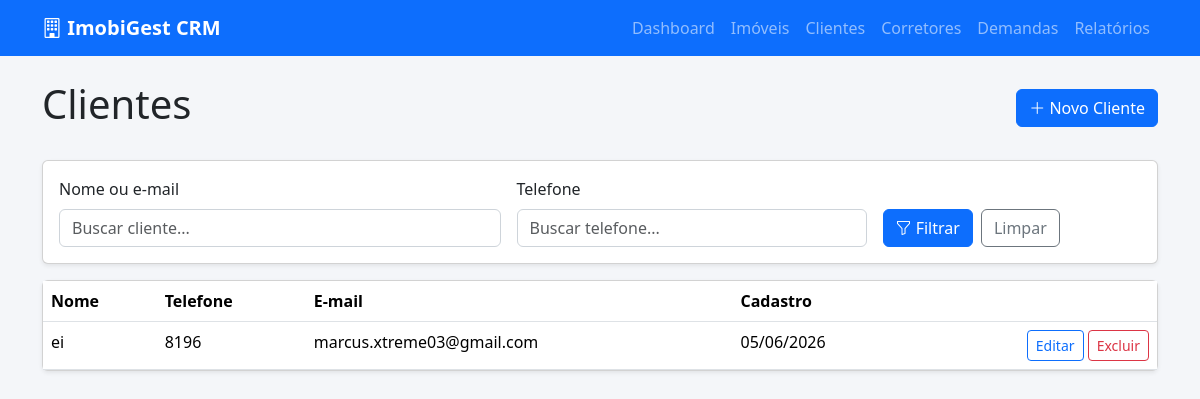
/clientes/, run on the app's committed database.
### apps/imoveis/models.py (models this page shows, shortened)
class Cliente(models.Model):
    nome = models.CharField(max_length=150)
    telefone = models.CharField(max_length=20)
    email = models.EmailField(blank=True, null=True)
    observacao = models.TextField(blank=True, null=True)
    criado_em = models.DateTimeField(auto_now_add=True)

### apps/clientes/views.py (the view)
# urls.py: path('', ClienteListView.as_view(), name='list'),
class ClienteListView(ListView):
    model = Cliente
    template_name = 'clientes/list.html'
    context_object_name = 'clientes'
    paginate_by = 10
    def get_queryset(self):
        qs = Cliente.objects.all()
        params = self.request.GET
        if q := params.get('q', '').strip():
            qs = qs.filter(
                Q(nome__icontains=q) | Q(email__icontains=q)
            )
        if telefone := params.get('telefone', '').strip():
            qs = qs.filter(telefone__icontains=telefone)
        return qs.order_by('-criado_em')

### apps/clientes/templates/clientes/list.html (shortened to what this page needs)
{% extends 'base.html' %}
{% block content %}
<div class="d-flex justify-content-between align-items-center mb-4">
    <h1>Clientes</h1>
    <a href="{% url 'clientes:create' %}" class="btn btn-primary"><i class="bi bi-plus-lg"></i> Novo Cliente</a>
</div>
<div class="card shadow-sm mb-3">
    <div class="card-body">
        <form method="get" class="row g-3 align-items-end">
            <div class="col-md-5">
                <label class="form-label">Nome ou e-mail</label>
                <input type="text" name="q" class="form-control" placeholder="Buscar cliente..." value="{{ request.GET.q }}">
            </div>
            <div class="col-md-4">
                <label class="form-label">Telefone</label>
                <input type="text" name="telefone" class="form-control" placeholder="Buscar telefone..." value="{{ request.GET.telefone }}">
            </div>
            <div class="col-md-3 d-flex gap-2">
                <button class="btn btn-primary"><i class="bi bi-funnel"></i> Filtrar</button>
                <a href="{% url 'clientes:list' %}" class="btn btn-outline-secondary">Limpar</a>
            </div>
        </form>
    </div>
</div>
<div class="card shadow-sm">
    <div class="table-responsive">
        <table class="table table-hover mb-0">
            <thead>
                <tr>
                    <th>Nome</th>
                    <th>Telefone</th>
                    <th>E-mail</th>
                    <th>Cadastro</th>
                    <th></th>
                </tr>
            </thead>
            <tbody>
                {% for cliente in clientes %}
                <tr>
                    <td>{{ cliente.nome }}</td>
                    <td>{{ cliente.telefone }}</td>
                    <td>{{ cliente.email|default:"—" }}</td>
                    <td>{{ cliente.criado_em|date:"d/m/Y" }}</td>
                    <td class="table-actions text-end">
                        <a href="{% url 'clientes:update' cliente.pk %}" class="btn btn-sm btn-outline-primary">Editar</a>
                        <a href="{% url 'clientes:delete' cliente.pk %}" class="btn btn-sm btn-outline-danger">Excluir</a>
                    </td>
                </tr>
                {% empty %}
                <tr><td colspan="5" class="text-muted">Nenhum cliente encontrado.</td></tr>
                {% endfor %}
            </tbody>
        </table>
    </div>
</div>
{% endblock %}

### templates/base.html (style rules this page uses)
body { background-color: #f4f6f9; }
.table-actions { white-space: nowrap; }
main input:not([type=checkbox]):not([type=file]):not([type=radio]), main select, main textarea { display: block; width: 100%; padding: .375rem .75rem; font-size: 1rem; border: 1px solid #ced4da; border-radius: .375rem; }

### data on the page
Cliente: nome "ei", telefone "8196", email "marcus.xtreme03@gmail.com", criado_em "05/06/2026"
